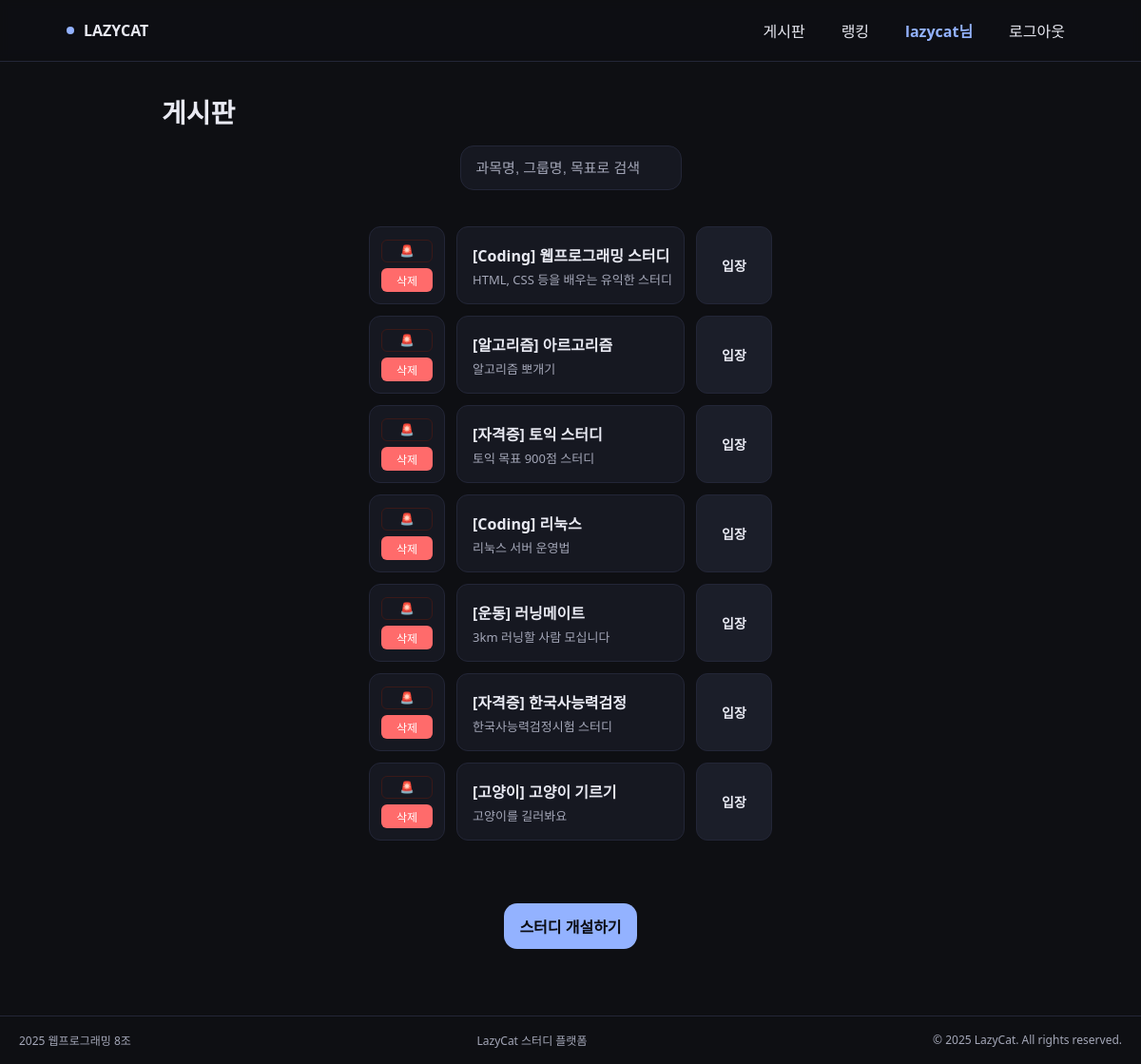
The app's page / (signed in) with its own data.
### webapp/models.py (models this page shows, shortened)
class StudyGroup(models.Model):
    name = models.CharField(max_length=100)  # 스터디 이름
    subject = models.CharField(max_length=50) # 과목명 (예: 웹프로그래밍)
    group_code = models.CharField(max_length=20, unique=True) # 그룹 코드 (URL에 사용: /study/A1B2C/)
    description = models.TextField(blank=True) # 소개글
    created_at = models.DateTimeField(auto_now_add=True) # 생성일
    creator = models.ForeignKey(User, on_delete=models.CASCADE, related_name='created_groups', null=True)
    notice = models.TextField(blank=True, default="등록된 공지사항이 없습니다.")
    members = models.ManyToManyField(
        User,
        through='StudyGroupMember', # 중간 모델 지정
        related_name='study_groups',
        blank=True
    )
    report_count = models.PositiveIntegerField(default=0)

### webapp/views.py (the view)
# urls.py: path('', views.group_list, name='board'),
def group_list(request: HttpRequest) -> HttpResponse:
    groups = StudyGroup.objects.all()
    query = request.GET.get('q')
    if query:
        groups = groups.filter(
            Q(name__icontains=query) |
            Q(subject__icontains=query) |
            Q(group_code__icontains=query)
        ).distinct()
    context = {
        'groups': groups,  # 조회된 스터디 목록을 'groups' 키로 전달
        'query': query,    # 검색창에 입력된 내용을 다시 보여주기 위해 전달
    }
    return render(request, 'board.html', context)

### templates/board.html (shortened to what this page needs)
{% extends 'base.html' %}
{% block header_content %}
    <header class="head">
        <h1 class="title">게시판</h1>
    </header>
{% endblock %}
{% block content %}
    <div class="search">
        <form method="get" action="{% url 'board' %}">
            <input type="text" name="q" placeholder="과목명, 그룹명, 목표로 검색" aria-label="스터디 검색" value="{{ request.GET.q|default:'' }}" />
        </form>
    </div>
    <section class="list" aria-label="스터디 그룹 목록">
        {% if groups %}
            {% for group in groups %}
            <div class="cell admin">
                <form action="{% url 'report_study' group.group_code %}" method="post" onsubmit="return confirm('이 스터디를 신고하시겠습니까?');" style="width:100%;">
                    <button type="submit" style="width:100%; background:none; border:1px solid #3a1918; color:#ff6b6b; border-radius:6px; padding:4px; cursor:pointer; font-size:12px;" title="신고">
                        🚨
                    </button>
                </form>
                {% if request.user.username == 'lazycat' %}
                    <form action="{% url 'delete_study' group.group_code %}" method="post" onsubmit="return confirm('정말 삭제하시겠습니까?');" style="width:100%;">
                        <button type="submit" style="width:100%; background:#ff6b6b; border:none; color:white; border-radius:6px; padding:4px; cursor:pointer; font-size:12px;">
                            삭제
                        </button>
                    </form>
                {% endif %}
            </div>
            <div class="cell name">
                <div class="group-title">
                    [{{ group.subject }}] {{ group.name }}
                </div>
                {% if group.description %}
                    <div class="group-desc">
                        {{ group.description|truncatechars:40 }}
                    </div>
                {% endif %}
            </div>
            <div class="cell cta">
                <a href="{% url 'timer' group_code=group.group_code %}" style="width:100%; height:100%; display:flex; align-items:center; justify-content:center;">
                    입장
                </a>
            </div>
            {% endfor %}
        {% else %}
            <div class="cell name" style="grid-column: 1 / -1; justify-content: center; color: gray;">
                아직 개설된 스터디가 없습니다.
            </div>
        {% endif %}
    </section>
    <div class="create-wrap">
        <a href="{% url 'create_study' %}" class="create" aria-label="스터디 개설하기">스터디 개설하기</a>
    </div>
{% endblock %}

### templates/gnb.html
<nav class="gnb" aria-label="Global Navigation">
  <div class="inner">
    <div class="brand"><span class="dot"></span>LAZYCAT</div>
    <div class="nav" role="menubar">
      <a role="menuitem" href="{% url 'board' %}">게시판</a>
      <a role="menuitem" href="{% url 'ranking' %}">랭킹</a>
      {% if user.is_authenticated %}
          <a role="menuitem" href="{% url 'profile' %}" style="color: #93b2ff; font-weight: bold;">
              {{ user.username }}님
          </a>
          <a role="menuitem" href="{% url 'logout' %}">로그아웃</a>
      {% else %}
          <a role="menuitem" href="{% url 'login' %}">로그인</a>
          <a role="menuitem" href="{% url 'register' %}">회원가입</a>
      {% endif %}
    </div>
  </div>
</nav>

### static/style.css (style rules this page uses)
:root { --bg: #0e0f13; --panel: #161821; --ink: #e9eaf3; --muted: #a4a7b8; --line: #232637; --accent: #93b2ff; --card: #1b1e2a; --ok: #79e08f; }
* { box-sizing: border-box }
html, body { height: 100%; margin: 0; background: var(--bg); color: var(--ink); font-family: system-ui, -apple-system, Segoe UI, Roboto, "Noto Sans KR", sans-serif; }
a { color: inherit; text-decoration: none }
.gnb { position: sticky; top: 0; z-index: 10; backdrop-filter: saturate(120%) blur(4px); background: rgba(14, 15, 19, .9); border-bottom: 1px solid var(--line); }
.gnb .inner { max-width: 1100px; margin: 0 auto; padding: 14px 20px; display: flex; align-items: center; justify-content: space-between }
.brand { display: flex; align-items: center; gap: 10px; font-weight: 800 }
.brand .dot { width: 8px; height: 8px; border-radius: 999px; background: var(--accent) }
.nav { display: flex; gap: 18px }
.nav a { padding: 6px 10px; border-radius: 10px }
.head { margin: 32px auto 16px; padding: 0 20px }

### templates/board.html (style rules this page uses)
:root { --bg:#0e0f13; --panel:#161821; --ink:#e9eaf3; --muted:#a4a7b8; --line:#232637; --accent:#93b2ff; --card:#1b1e2a; }
* { box-sizing:border-box }
html,body { height:100% }
body { margin:0; background:var(--bg); color:var(--ink); font-family:system-ui,-apple-system,Segoe UI,Roboto,"Noto Sans KR",sans-serif; }
a { color:inherit; text-decoration:none }
.head { max-width:900px; margin:32px auto 16px; padding:0 20px }
.title { font-size:28px; font-weight:900; margin:0 0 10px }
.search { max-width:900px; margin:0 auto 22px; padding:0 20px }
.search input { width:100%; background:var(--panel); border:1px solid var(--line); color:var(--ink); border-radius:14px; padding:14px 16px; font-size:15px }
.search input::placeholder { color:var(--muted) }
.list { max-width:900px; margin:0 auto 40px; padding:0 20px; display:grid; grid-template-columns: 80px 1fr 80px; gap:12px }
.cell { background:var(--panel); border:1px solid var(--line); border-radius:12px; min-height:60px; display:flex; align-items:center; justify-content:center; padding:12px; }
.cell.admin { flex-direction: column; gap: 6px; background: #161821; }
.cell.name { justify-content: center; align-items: flex-start; flex-direction: column; gap: 4px; padding-left: 16px; }
.group-title { font-weight: 700; font-size: 16px; }
.group-desc { font-size: 13px; color: var(--muted); font-weight: 400; white-space: nowrap; overflow: hidden; text-overflow: ellipsis; max-width: 100%; }
.cell.cta { background:#1b1e29; cursor:pointer; font-weight: bold; font-size: 14px; }
.create-wrap { max-width:900px; margin:10px auto 30px; padding:0 20px; display:flex; justify-content:flex-end }
.create { background:var(--accent); color:#0b0c12; font-weight:800; border:none; border-radius:14px; padding:12px 16px; cursor:pointer }

### records on screen
StudyGroup: subject "Coding", name "웹프로그래밍 스터디", description "HTML, CSS 등을 배우는 유익한 스터디"
StudyGroup: subject "알고리즘", name "아르고리즘", description "알고리즘 뽀개기"
StudyGroup: subject "자격증", name "토익 스터디", description "토익 목표 900점 스터디"
StudyGroup: subject "Coding", name "리눅스", description "리눅스 서버 운영법"
StudyGroup: subject "운동", name "러닝메이트", description "3km 러닝할 사람 모십니다"
StudyGroup: subject "자격증", name "한국사능력검정", description "한국사능력검정시험 스터디"
StudyGroup: subject "고양이", name "고양이 기르기", description "고양이를 길러봐요"

### other values on screen
{{ user.username }} "lazycat"
